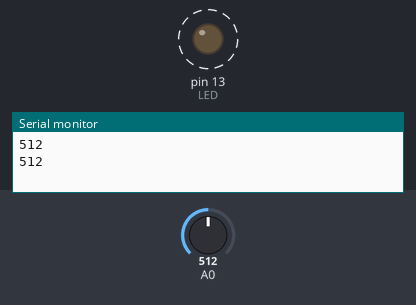
Simulated run of this sketch. Board: Arduino Uno, built with avr-gcc and run on an emulated ATmega328P. Parts: output pins drawn as LEDs (lit = HIGH), the last lines printed to the serial monitor. Dashed ring = blinking. Inputs (shaded band) come from the test bench; at power-on: A0 = 512.

Above: at 1.8 s.
1.9 s: A0 set to 306
At 2.2 s:
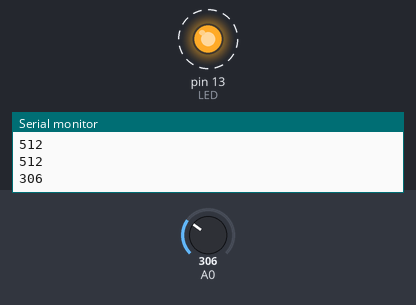
5.4 s: A0 set to 122
At 5.56 s:
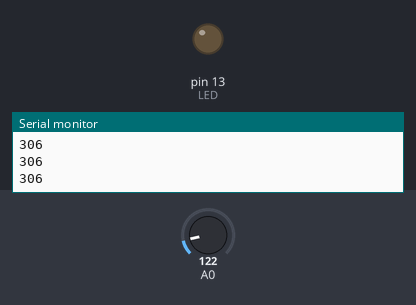
Timing chart, 0 to 14.9 s (numbered marks = the images above; inputs shaded):
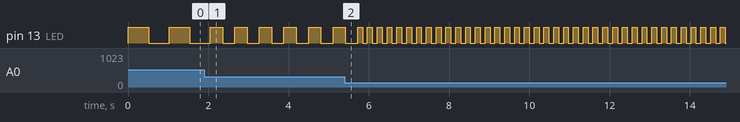

Measured:
- after the input at 1.9 s, pin 13 (LED): alternates HIGH for 0.31 s and LOW for 0.31 s, starting after 0.46 s
- by itself, pin 13 (LED): alternates HIGH for 0.51 s and LOW for 0.51 s

The sketch:

LDR_LED_blink.ino
```cpp
// blink an led depending on light in suroundings
// rate set by analogue input

const int LED = 13;                 //LED pin

int val = 0;                        //varible for data from sensor

void setup(){
  pinMode(LED, OUTPUT);             //LED pin set as output

                                    //analouge pins are automatically set as input
  Serial.begin(9600);               // Start and open serial port
}

void loop(){

  val = analogRead(0);              //read sensor value
  Serial.println(val);              //print value to serial
  digitalWrite(LED, HIGH);          //LED on

  delay(val);                       //stop the program for some time

  digitalWrite(LED, LOW);           //turn off the LED

  delay(val);                       //stop the program for some time

}
```
